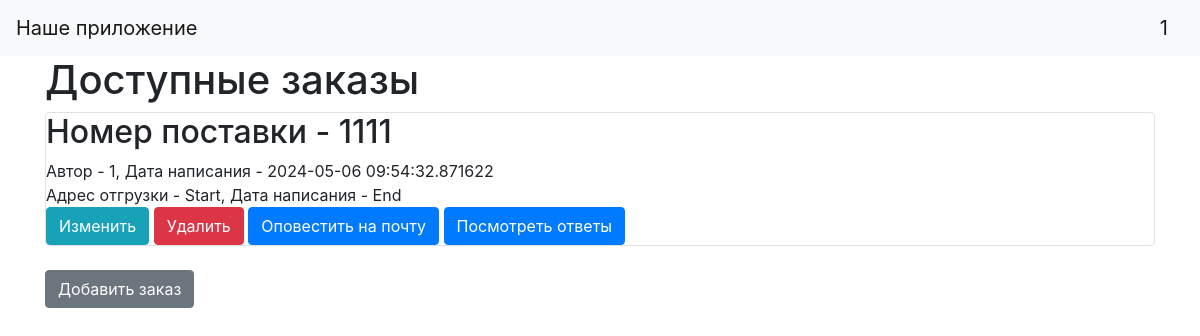
The page / (signed in) on the database its author committed.
### data/users.py (models this page shows, shortened)
class User(SqlAlchemyBase, UserMixin):
    __tablename__ = 'users'
    id = sqlalchemy.Column(sqlalchemy.Integer,
                           primary_key=True, autoincrement=True)
    name = sqlalchemy.Column(sqlalchemy.String, nullable=True)
    email = sqlalchemy.Column(sqlalchemy.String,
                              index=True, unique=True, nullable=True)
    hashed_password = sqlalchemy.Column(sqlalchemy.String, nullable=True)
    user_type = sqlalchemy.Column(sqlalchemy.String, nullable=True)
    orders = orm.relationship("Orders", back_populates='user')

### data/orders.py (models this page shows)
class Orders(SqlAlchemyBase):
    __tablename__ = 'orders'
    id = sqlalchemy.Column(sqlalchemy.Integer,
                           primary_key=True, autoincrement=True)
    invoice_numbers = sqlalchemy.Column(sqlalchemy.String, nullable=True)
    start_address = sqlalchemy.Column(sqlalchemy.String, nullable=True)
    end_address = sqlalchemy.Column(sqlalchemy.String, nullable=True)
    content = sqlalchemy.Column(sqlalchemy.String, nullable=True)
    dimensions = sqlalchemy.Column(sqlalchemy.String, nullable=True)
    weight = sqlalchemy.Column(sqlalchemy.Integer, nullable=True)
    quantity = sqlalchemy.Column(sqlalchemy.Integer, nullable=True)
    created_date = sqlalchemy.Column(sqlalchemy.DateTime,
                                     default=datetime.datetime.now)
    answers = sqlalchemy.Column(sqlalchemy.String, default='')
    manager_id = sqlalchemy.Column(sqlalchemy.Integer,
                                sqlalchemy.ForeignKey("users.id"))
    user = orm.relationship('User')

### main.py (the view)
@app.route("/")
def index():
    db_sess: Session = db_session.create_session()()
    if current_user.is_authenticated and current_user.user_type == 'Мэнеджер':
        news = db_sess.query(Orders).filter(Orders.user == current_user)
    else:
        news = db_sess.query(Orders)
    return render_template("index.html", news=news)

### data/db_session.py (called while the page is built)
def create_session():
    global __factory
    return __factory

### main.py (called while the page is built)
@login_manager.user_loader
def load_user(user_id):
    db_sess = db_session.create_session()()
    return db_sess.query(User).get(user_id)

### templates/index.html (shortened to what this page needs)
{% extends "base.html" %}
{% block content %}
{% if current_user.is_authenticated%}
<h1>Доступные заказы</h1>
{% for item in news%}
<div class="col-md6 border rounded">
    <h2>Номер поставки - {{item.invoice_numbers}}</h2>
    <div>
        Автор - {{item.user.name}}, Дата написания - {{item.created_date}}
    </div>
    <div>
        Адрес отгрузки - {{item.start_address}}, Дата написания - {{item.end_address}}
    </div>
    {% if current_user.is_authenticated and current_user == item.user %}
    <div>
        <a href="/orders/{{ item.id }}" class="btn btn-info">
            Изменить
        </a>
        <a href="/orders_delete/{{ item.id }}" class="btn btn-danger">
            Удалить
        </a>
        <a href="/mailing/{{item.id }}/russ" class="btn btn-primary">
            Оповестить на почту
        </a>
        <a href="/answer_print/{{item.id }}" class="btn btn-primary">
            Посмотреть ответы
        </a>
    </div>
    {% elif current_user.is_authenticated and current_user.user_type == 'Админ' %}
    <a href="/answer_print/{{item.id}}" class="btn btn-primary">
            Посмотреть ответы
        </a>
    {% endif %}
</div>
{% endfor %}
<br>
{% if current_user.is_authenticated and current_user.user_type == 'Мэнеджер' %}
    <a href="/orders" class="btn btn-secondary">Добавить заказ</a>
{% endif %}
{% else%}
    <h2>Для просмотра необходимо авторизоваться</h2>
{% endif %}
{% endblock %}

### templates/base.html (shortened to what this page needs)
<!doctype html>
<html lang="en">
<head>
    <link rel="stylesheet"
          href="https://stackpath.bootstrapcdn.com/bootstrap/4.4.1/css/bootstrap.min.css"
>
</head>
<body>
<header>
    <nav class="navbar navbar-light bg-light">
        <a class="navbar-brand" href="#">Наше приложение</a>
        {% if current_user.is_authenticated %}
    <a class="navbar-brand" href="/logout">{{ current_user.name }}</a>
{% else %}
    <p>
        <a class="btn btn-primary " href="/register">Зарегистрироваться</a>
        <a class="btn btn-success" href="/login">Войти</a>
    </p>
{% endif %}
    </nav>
</header>
<main role="main" class="container">
    {% block content %}{% endblock %}
</main>
</body>
</html>

### rows shown on the page
User: name "1"
Orders: invoice_numbers "1111", user.name "1", created_date "2024-05-06 09:54:32.871622", start_address "Start", end_address "End"
